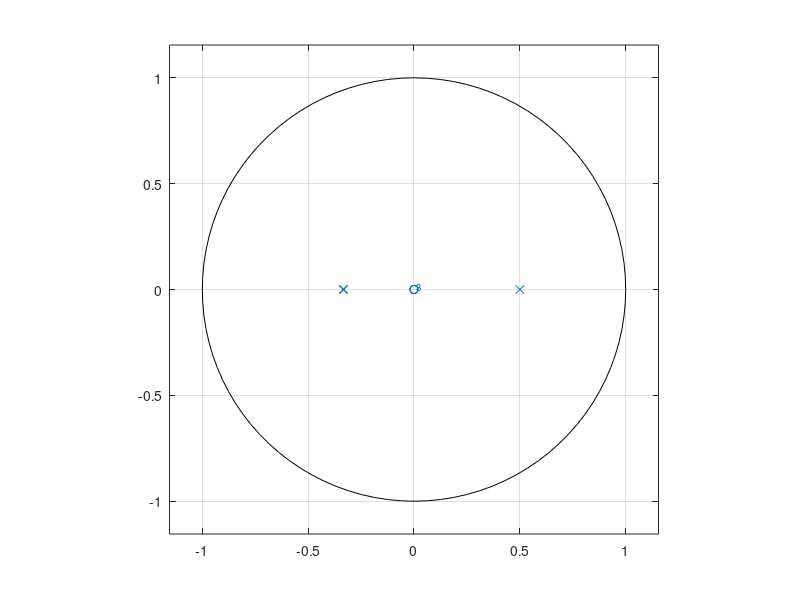

Source code (MATLAB):
clc
clear
close all

num = [18 0 0 0];
den = [18 3 -4 -1];

roots(num); 
roots(den);

zplane(num,den); 
[R,P,K] = residuez(num,den);
